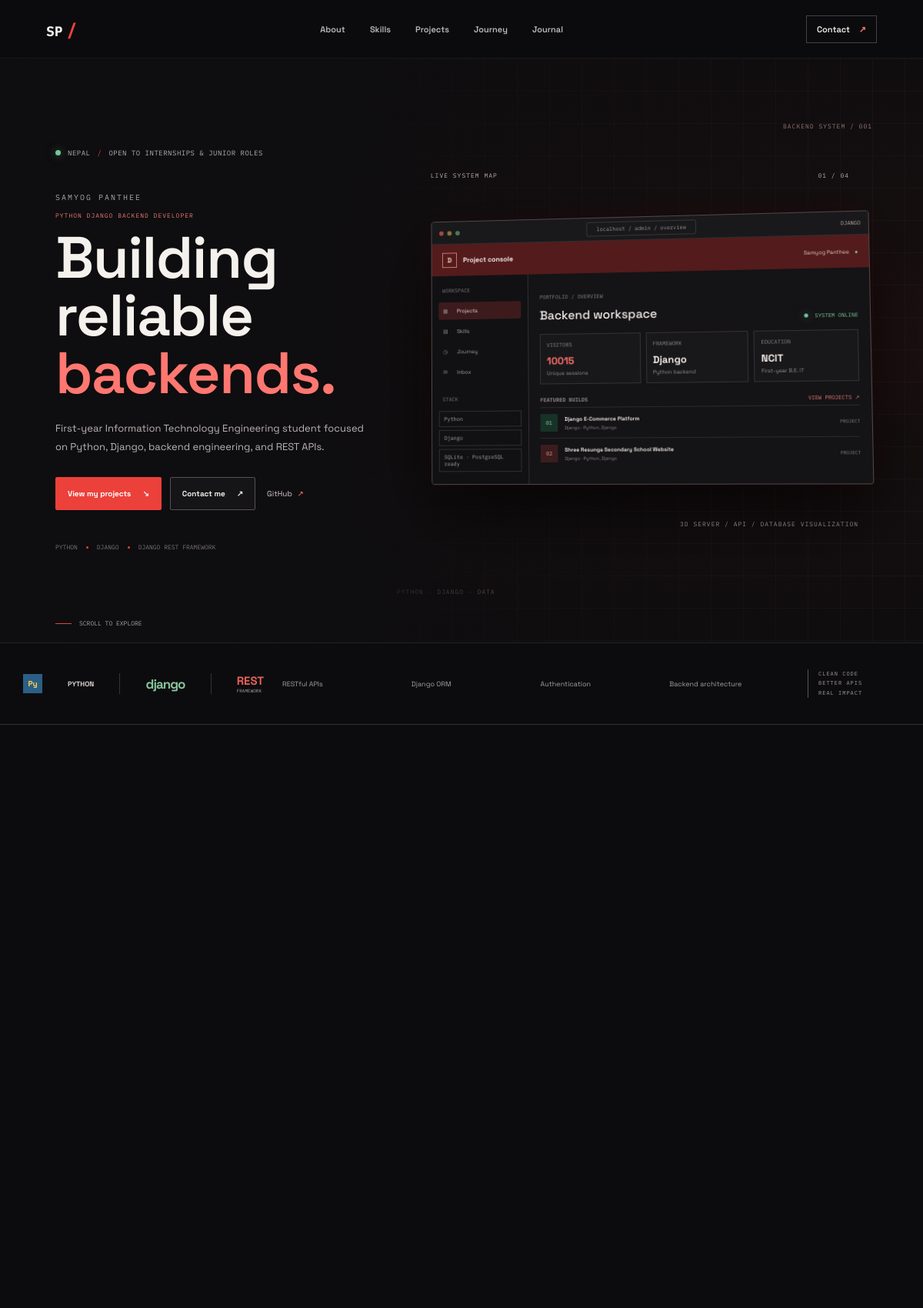
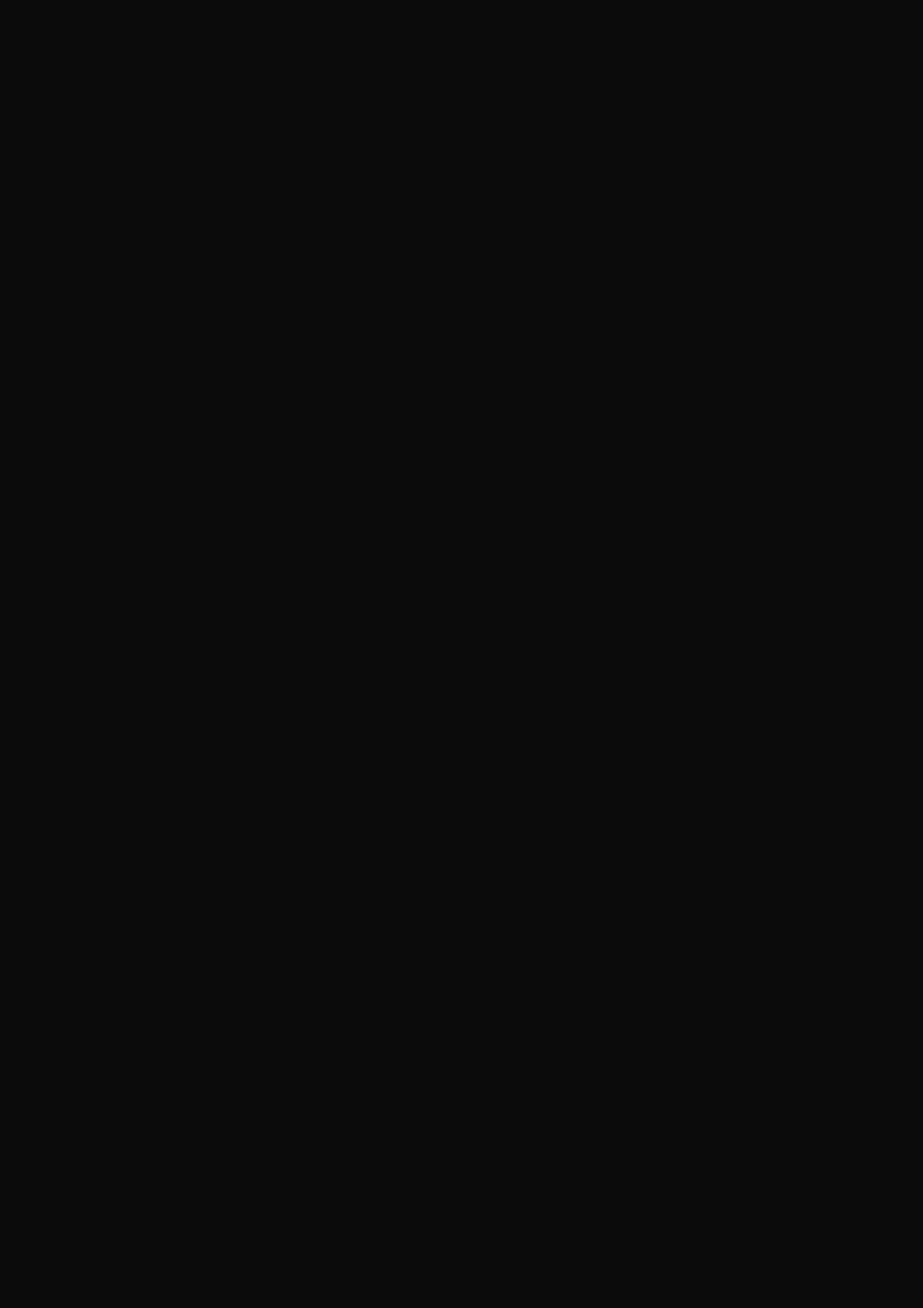
The page / (upper part) on the database its author committed (2 pictures, top to bottom).
### portfolio/models.py (models this page shows, shortened)
class PortfolioProfile(models.Model):
    name = models.CharField(max_length=100)
    role = models.CharField(max_length=140)
    bio = models.TextField()
    location = models.CharField(max_length=100, blank=True)
    education = models.CharField(max_length=180, blank=True)
    institution = models.CharField(max_length=180, blank=True)
    study_year = models.CharField(max_length=80, blank=True)
    email = models.EmailField(blank=True)
    github_url = models.URLField(blank=True)
    linkedin_url = models.URLField(blank=True)
    facebook_url = models.URLField(blank=True)
    instagram_url = models.URLField(blank=True)
    profile_photo = models.ImageField(upload_to='profile/', blank=True)
    resume_file = models.FileField(upload_to='resume/', blank=True)
    updated_at = models.DateTimeField(auto_now=True)
    class Meta:
        verbose_name = 'portfolio profile'
        verbose_name_plural = 'portfolio profile'

class Project(models.Model):
    CATEGORY_CHOICES = [
        ('django', 'Django'),
        ('api', 'REST API'),
        ('python', 'Python'),
        ('flask', 'Flask'),
        ('web', 'Web application'),
    ]
    title = models.CharField(max_length=140)
    slug = models.SlugField(unique=True)
    summary = models.CharField(max_length=220)
    description = models.TextField()
    category = models.CharField(max_length=12, choices=CATEGORY_CHOICES, default='django')
    thumbnail = models.ImageField(upload_to='projects/', blank=True)
    image_alt = models.CharField(max_length=180, blank=True)
    technologies = models.CharField(max_length=240, blank=True, help_text='Comma-separated technologies')
    github_url = models.URLField(blank=True)
    live_url = models.URLField(blank=True)
    technical_highlights = models.TextField(blank=True, help_text='One highlight per line')
    featured = models.BooleanField(default=False)
    published = models.BooleanField(default=True)
    display_order = models.PositiveSmallIntegerField(default=0)
    project_date = models.DateField(null=True, blank=True)
    class Meta:
        ordering = ('-featured', 'display_order', '-project_date', 'title')
    @property
    def technology_list(self):
        return [technology.strip() for technology in self.technologies.split(',') if technology.strip()]
    def get_absolute_url(self):
        return reverse('project_detail', kwargs={'slug': self.slug})

### portfolio/views.py (the view)
# urls.py: 2. Add a URL to urlpatterns:  path('', views.home, name='home')
def home(request):
    profile = PortfolioProfile.objects.filter(pk=1).first()
    visitor_count, _ = PortfolioVisitorCount.objects.get_or_create(pk=1)
    if not request.session.get('portfolio_visit_counted'):
        PortfolioVisitorCount.objects.filter(pk=visitor_count.pk).update(total_visitors=F('total_visitors') + 1)
        visitor_count.refresh_from_db(fields=['total_visitors'])
        request.session['portfolio_visit_counted'] = True
    return render(request, 'portfolio/home.html', {
        'profile': profile,
        'portfolio_name': profile.name if profile else settings.PORTFOLIO_NAME,
        'portfolio_email': profile.email if profile else settings.PORTFOLIO_EMAIL,
        'portfolio_linkedin': profile.linkedin_url if profile else settings.PORTFOLIO_LINKEDIN,
        'portfolio_github': profile.github_url if profile else settings.PORTFOLIO_GITHUB,
        'portfolio_instagram': profile.instagram_url if profile else settings.PORTFOLIO_INSTAGRAM,
        'portfolio_facebook': profile.facebook_url if profile else settings.PORTFOLIO_FACEBOOK,
        'portfolio_phone': settings.PORTFOLIO_PHONE,
        'portfolio_role': profile.role if profile else 'Python Django Backend Developer',
        'visitor_count': visitor_count.total_visitors,
        'portfolio_location': profile.location if profile else settings.PORTFOLIO_LOCATION,
        'portfolio_education': profile.education if profile else settings.PORTFOLIO_EDUCATION,
        'portfolio_institution': profile.institution if profile else settings.PORTFOLIO_INSTITUTION,
        'projects': Project.objects.filter(published=True).prefetch_related('gallery'),
        'skill_groups': _skill_groups(Skill.objects.filter(visible=True)),
        'journey': JourneyItem.objects.filter(visible=True),
        'posts': BlogPost.objects.filter(published=True)[:3],
        'resume_available': bool(profile and profile.resume_file) or Path(settings.PORTFOLIO_RESUME).is_file(),
    })

### portfolio/context_processors.py (called while the page is built)
def profile_context(request):
    return {'profile': PortfolioProfile.objects.filter(pk=1).first()}

### portfolio/views.py (called while the page is built)
def _skill_groups(skills):
    groups = {}
    for skill in skills:
        groups.setdefault(skill.get_category_display(), []).append(skill)
    return groups.items()

### portfolio/templates/portfolio/home.html (shortened to what this page needs)
{% extends 'portfolio/base.html' %}
{% load static %}
{% block content %}
<section class="hero" id="home" aria-labelledby="hero-title">
  <div class="hero-scene" aria-hidden="true"><canvas id="hero-canvas"></canvas><span class="scene-coordinate">BACKEND SYSTEM / 001</span><span class="scene-coordinate scene-coordinate-bottom">PYTHON · DJANGO · DATA</span></div>
  <div class="hero-copy">
    <p class="eyebrow"><span class="status-dot"></span> {{ profile.location }} <span class="eyebrow-divider">/</span> OPEN TO INTERNSHIPS & JUNIOR ROLES</p>
    <p class="hero-pretitle">{{ profile.name|upper }}</p>
    <p class="hero-role">{{ profile.role }}</p>
    <h1 id="hero-title">Building reliable<br><span>backends.</span></h1>
    <p class="hero-description">{{ profile.bio }}</p>
    <div class="hero-actions">
      <a class="button button-primary" href="#projects">View my projects <span aria-hidden="true">↘</span></a>
      <a class="button button-outline" href="#contact">Contact me <span aria-hidden="true">↗</span></a>
      <a class="hero-github" href="{{ profile.github_url }}" target="_blank" rel="noopener noreferrer">GitHub <span aria-hidden="true">↗</span></a>
    </div>
    <div class="hero-stack"><span>PYTHON</span><i></i><span>DJANGO</span><i></i><span>DJANGO REST FRAMEWORK</span></div>
  </div>
  <div class="hero-display" aria-label="Interactive 3D backend system and Django admin preview">
    <div class="hero-display-label"><span>LIVE SYSTEM MAP</span><span>01 / 04</span></div>
    <div class="admin-window">
      <div class="admin-browserbar"><span class="browser-dots"><i></i><i></i><i></i></span><span>localhost / admin / overview</span><span class="browser-lock">DJANGO</span></div>
      <div class="admin-topbar"><strong><span class="django-mark">D</span> Project console</strong><span>{{ profile.name }} <span class="admin-user-dot">●</span></span></div>
      <div class="admin-layout">
        <aside class="admin-sidebar"><span class="admin-side-label">WORKSPACE</span><a class="is-active" href="#projects"><span>▦</span> Projects</a><a href="#skills"><span>▤</span> Skills</a><a href="#journey"><span>◷</span> Journey</a><a href="#contact"><span>✉</span> Inbox</a><span class="admin-side-label admin-tools-label">STACK</span><span class="admin-stack">Python</span><span class="admin-stack">Django</span><span class="admin-stack">SQLite · PostgreSQL ready</span></aside>
        <div class="admin-content"><div class="admin-title-row"><div><span class="admin-breadcrumb">PORTFOLIO / OVERVIEW</span><h2>Backend workspace</h2></div><span class="admin-live"><i></i> SYSTEM ONLINE</span></div>
          <div class="admin-stats"><div><span>VISITORS</span><strong>{{ visitor_count }}</strong><small>Unique sessions</small></div><div><span>FRAMEWORK</span><strong>Django</strong><small>Python backend</small></div><div><span>EDUCATION</span><strong>NCIT</strong><small>First-year B.E. IT</small></div></div>
          <div class="admin-table-head"><strong>FEATURED BUILDS</strong><a href="#projects">VIEW PROJECTS ↗</a></div>
          {% for project in projects|slice:":2" %}<div class="admin-table-row"><span class="table-icon {% cycle 'icon-green' 'icon-coral' %}">{{ forloop.counter|stringformat:"02d" }}</span><span><strong>{{ project.title }}</strong><small>{{ project.get_category_display }} · {{ project.technologies }}</small></span><span class="table-status">PROJECT</span></div>{% endfor %}
        </div>
      </div>
    </div>
    <span class="hero-display-caption">3D SERVER / API / DATABASE VISUALIZATION</span>
  </div>
  <a class="scroll-cue" href="#about"><span></span> SCROLL TO EXPLORE</a>
</section>
<section class="identity-strip" aria-label="Development focus">
  <div class="identity-wordmark"><b class="python-chip">Py</b><span>PYTHON</span><strong>django</strong><span class="rest-word">REST <small>FRAMEWORK</small></span></div>
  <div class="identity-skills"><span>RESTful APIs</span><span>Django ORM</span><span>Authentication</span><span>Backend architecture</span></div>
  <p>CLEAN CODE<br>BETTER APIS<br>REAL IMPACT</p>
</section>
{% endblock %}

### portfolio/templates/portfolio/base.html (shortened to what this page needs)
{% load static %}
<!doctype html>
<html lang="en">
<head>
  <link rel="stylesheet" href="{% static 'portfolio/css/portfolio.css' %}">
</head>
<body>
  <header class="site-header">
    <a class="site-logo" href="{% url 'home' %}" aria-label="{{ profile.name|default:'Samyog Panthee' }} home"><span>SP</span><b>/</b></a>
    <nav class="main-nav" id="primary-navigation" aria-label="Primary navigation">
      <a href="{% url 'home' %}#about">About</a>
      <a href="{% url 'home' %}#skills">Skills</a>
      <a href="{% url 'home' %}#projects">Projects</a>
      <a href="{% url 'home' %}#journey">Journey</a>
      <a href="{% url 'blog_list' %}">Journal</a>
    </nav>
    <a class="nav-cta" href="{% url 'home' %}#contact">Contact <span aria-hidden="true">↗</span></a>
  </header>
  <main id="main-content">{% block content %}{% endblock %}</main>
</body>
</html>

### rows shown on the page
PortfolioProfile: location "NEPAL", name "SAMYOG PANTHEE", role "PYTHON DJANGO BACKEND DEVELOPER", bio "First-year Information Technology Engineering student focused on Python, Django, backend engineering, and REST APIs.", name "Samyog Panthee"
Project: title "Django E-Commerce Platform", category "Django", technologies "Python, Django"
Project: title "Shree Resunga Secondary School Website", category "Django", technologies "Python, Django"

### other values the page prints
{{ visitor_count }} "10015"
